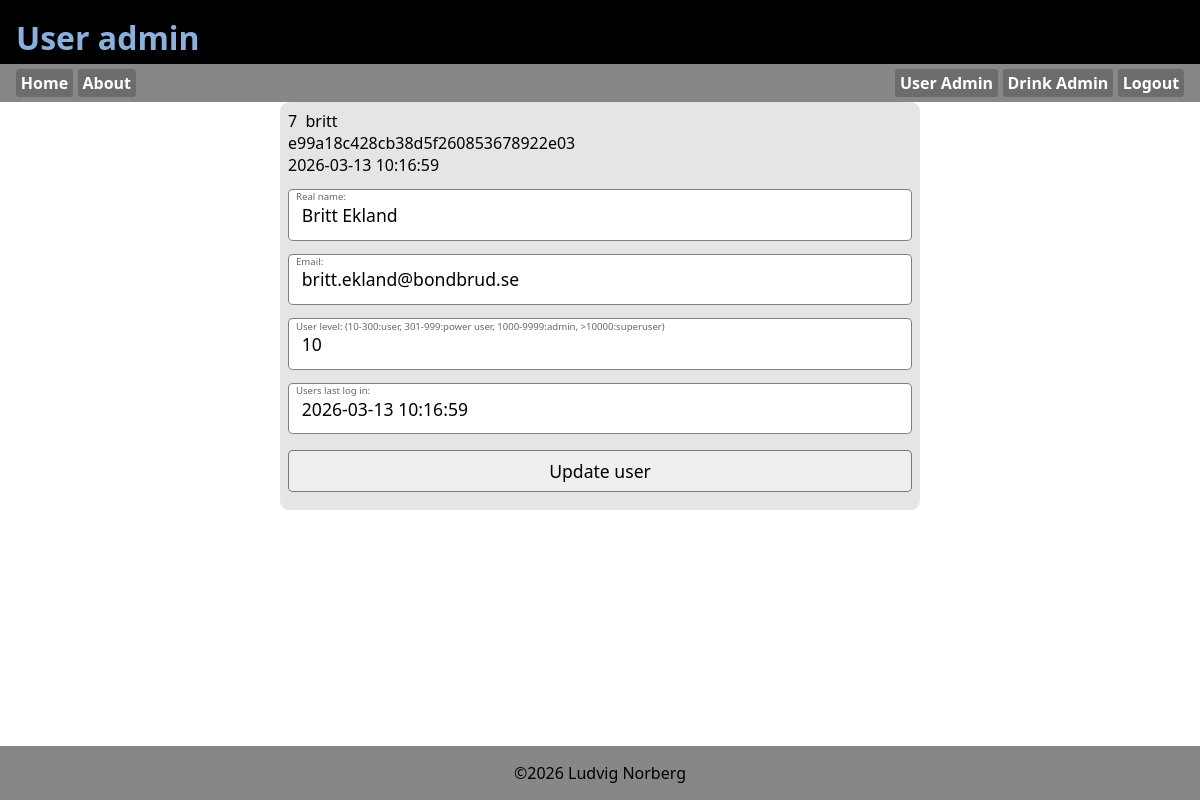
The page /useradmin.php?edit=7 (signed in) on the database its author committed.
### tables this page shows
CREATE TABLE `tbl_user` (
  `id` int(11) NOT NULL,
  `username` varchar(32) NOT NULL,
  `password` varchar(255) NOT NULL,
  `userlevel` int(11) NOT NULL DEFAULT 5,
  `lastlogin` timestamp NOT NULL DEFAULT current_timestamp() ON UPDATE current_timestamp(),
  `realname` varchar(80) NOT NULL,
  `mail` varchar(100) NOT NULL,
  `created` timestamp NOT NULL DEFAULT current_timestamp()
);

### useradmin.php (the view, shortened to what this page needs)
<!DOCTYPE html>
<?php require_once("asset.php"); ?>
<html lang="en">
<head>
    <link rel="stylesheet" href="style.css">
</head>
<body>
    <header>
        <h1>User admin</h1>
    </header>
    <?php require_once("_nav.php"); ?>
    <main>
        <?php  if(isset($_GET['edit'])): ?>
            <?php
                $id=intval($_GET['edit']);
                $sql="SELECT * FROM tbl_user WHERE id=$id";
                $result=mysqli_query($conn, $sql);
                $user_data=mysqli_fetch_assoc($result);
            ?>
        <form action="useradmin.php" method="POST" class="addForm">
            <div class="user_data"><?=$id?>&nbsp;&nbsp;<?=$user_data['username']?><br><?=$user_data['password']?><br><?=$user_data['created']?></div>
            <label for="realname">Real name:</label>
            <input type="text" name="realname" id="realname" value="<?=$user_data['realname']?>">
            <label for="mail">Email:</label>
            <input type="email" name="mail" id="mail" value="<?=$user_data['mail']?>">
            <label for="userlevel">User level: (10-300:user, 301-999:power user, 1000-9999:admin, >10000:superuser)</label>
            <input type="number" name="userlevel" id="userlevel" value="<?=$user_data['userlevel']?>">
            <label for="lastlogin">Users last log in:</label>
            <input type="datetime" name="lastlogin" id="lastlogin" value="<?=$user_data['lastlogin']?>">
            <input type="submit" name="btn_edit" value="Update user">
        </form>
            <?php endif; ?>
    </main>
    <?php require_once("_footer.php"); ?>
</body>
</html>

### style.css (style rules this page uses)
:root { --clr_back_header:#000; --clr_header:#8bb0de; --clr_back_nav:#878787; --clr_back_footer:var(--clr_back_nav); }
*, *:before, *:after { margin: 0; padding: 0; box-sizing: border-box; }
body { height:100dvh; display:flex; flex-direction: column; font-family: system-ui, sans-serif; }
header { background: var(--clr_back_header); color:var(--clr_header); height:4rem; padding: 1rem; }
main { flex-grow: 5; display:flex; flex-direction: column; }
:root { --formborder: rgb(0, 0, 0, .5); --formback: rgb(0, 0, 0, .1); --formlabelcolor: rgb(0, 0, 0, .6) }
.addForm { position: relative; display: flex; flex-direction: column; width: 40rem; padding: .5rem; background: var(--formback); border-radius: .6rem; margin-left:auto; margin-right:auto; }
label { position: relative; top: .9rem; left: .5rem; font: .6rem system-ui; color: var(--formlabelcolor); }
input[type="submit"], input[type="button"], button { margin-top: 1rem; margin-bottom: .6rem; padding: .5rem; }

### rows shown on the page
tbl_user: username "britt", password "e99a18c428cb38d5f260853678922e03", created "2026-03-13 10:16:59", realname "Britt Ekland", mail "britt.ekland@bondbrud.se", userlevel "10", lastlogin "2026-03-13 10:16:59"

### other values the page prints
$id "7"
